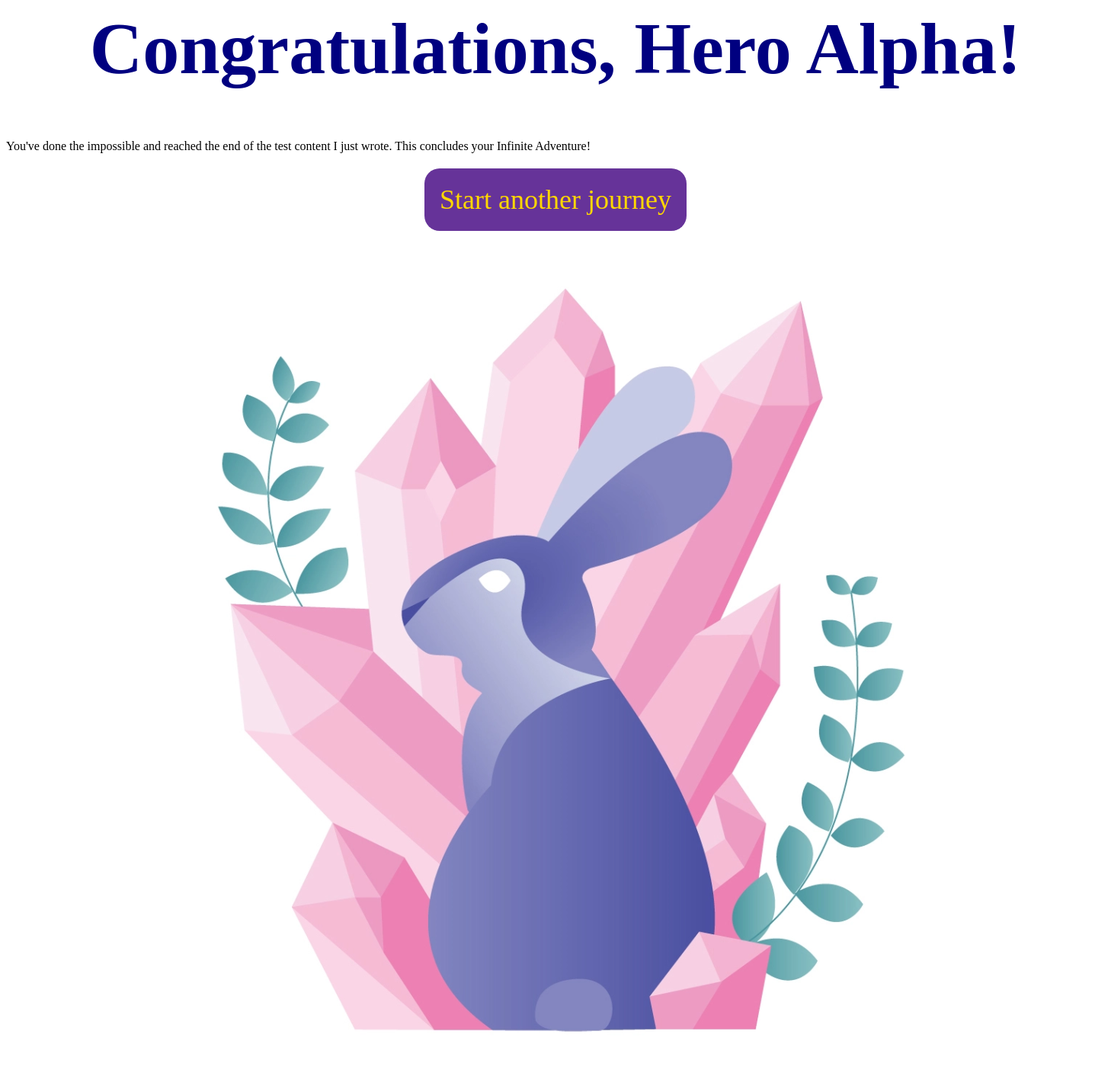
Before: /adventure/the-end/2 with the older database file.
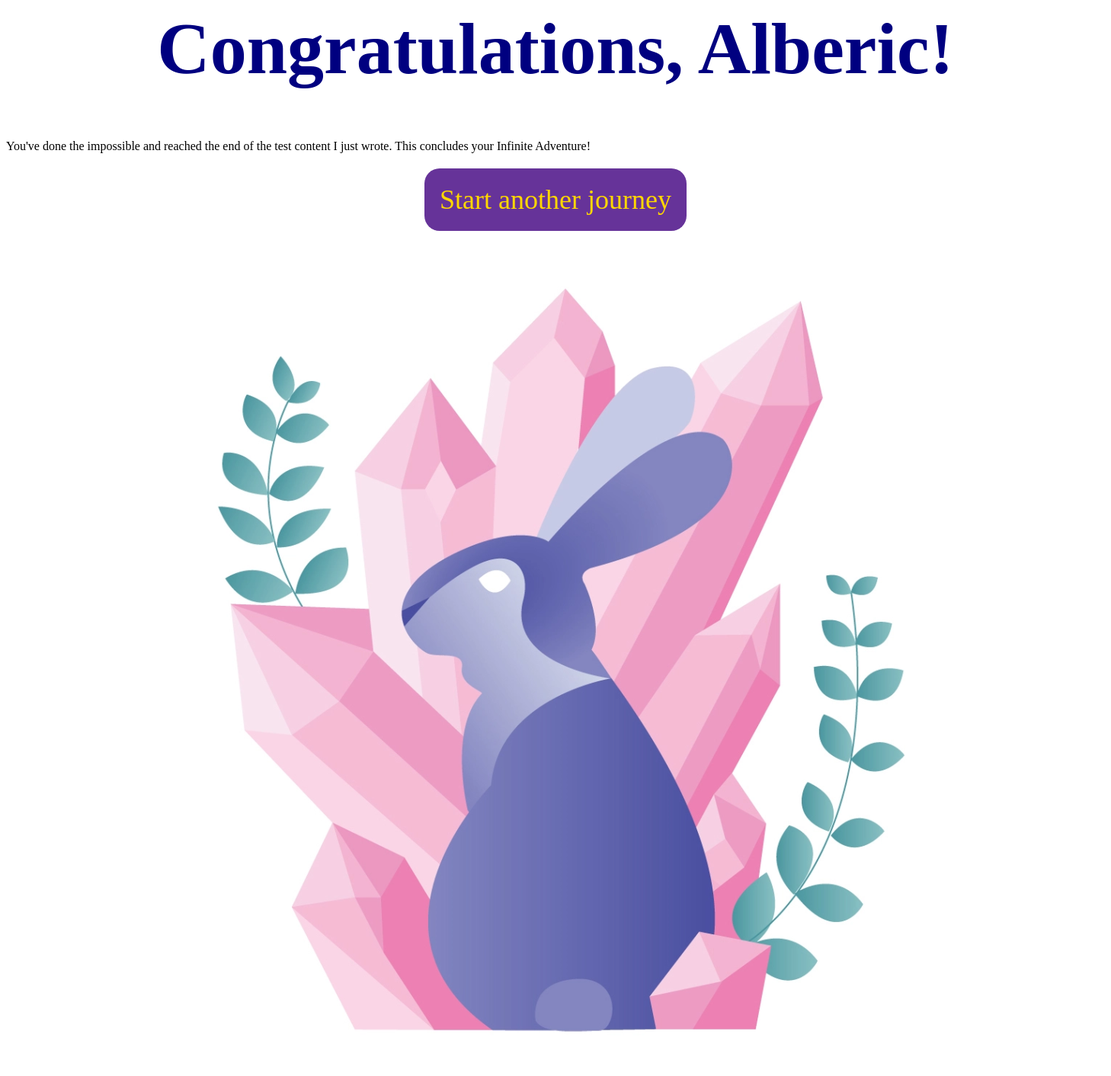
After: the same page with the newer database file.
### adventure/models.py (models this page shows, shortened)
class Hero(models.Model):
    moniker = models.CharField(max_length=255)
    answers_given = models.ManyToManyField(Answer, related_name='heroes')
    portrait = models.ForeignKey('Portrait', related_name='heroes', on_delete=models.SET_NULL, blank=True, null=True)
    created_at = models.DateTimeField(auto_now_add=True)

### adventure/views.py (the view)
# urls.py: path('the-end', views.theEnd, name='the-end'),
def theEnd(request, hero_id):
    try:
        hero = Hero.objects.get(pk=hero_id)
    except (KeyError, Hero.DoesNotExist):
        hero = None
    context = {
        'hero': hero
    }
    template_name = 'adventure/the-end.html'
    return render(request, template_name, context)

### adventure/templates/adventure/the-end.html
{% load static %}
<link rel="stylesheet" href="{% static 'adventure/style.css' %}">
{% if hero %}
    <h1>Congratulations, {{hero.moniker}}!</h1>
{% else %}
    <h1>Congratulations, Hero!</h1>
{% endif %}
<p>You've done the impossible and reached the end of the test content I just wrote. This concludes your Infinite Adventure!</p>
<a class="go-button" href="{% url 'adventure:quandary' pk=settings.INITIAL_QUANDARY_ID %}">Start another journey</a>
<img src="{% static 'adventure/images/crystal-bunny-nonprofit-logo.png' %}">

### adventure/static/adventure/style.css (style rules this page uses)
h1 { font-size: 96px; text-align:center; color: navy; text-stroke: 2px black; }
.go-button { margin: 20px auto; display: block; width: max-content; padding: 20px; background-color: rebeccapurple; border: 0; border-radius: 20px; text-decoration: none; color: gold; font-size: 36px; transition: all 0.1s ease-in-out; }

Changed rows visible on the page:
changed Hero: moniker "Hero Alpha" → "Alberic"
